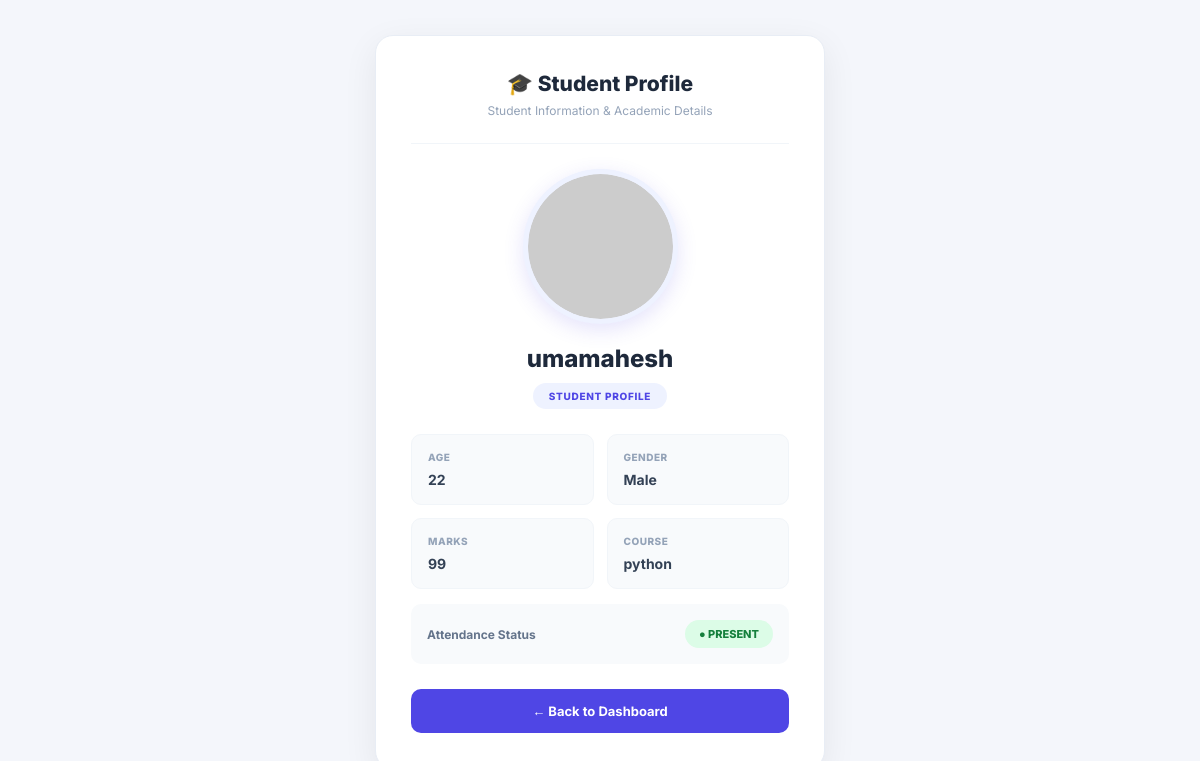
/19, run on the app's committed database.
### tables this page shows
CREATE TABLE student(
            id INTEGER PRIMARY KEY AUTOINCREMENT,
            name TEXT NOT NULL,
            age INTEGER,
            gender TEXT,
            marks INTEGER,
            course TEXT,
            image TEXT,
            status INT
            );

### main.py (the view)
@app.get("/{std_id}")
def single_std_details(req:Request,std_id:int):
    connection = get_connection()
    cursor = connection.cursor()
    query = "select * from student where id = ?"
    cursor.execute(query,(std_id,))
    single_student_details = cursor.fetchone()
    connection.close
    return templates.TemplateResponse(
        request=req,
        name="single_std.html",
        context={
            "std":single_student_details
        }
    )

### templates/single_std.html (shortened to what this page needs)
<!DOCTYPE html>
<html lang="en">
<head>
</head>
<body>
    <div class="main">
        <div class="card">
            <div class="profile-header">
                <h2>🎓 Student Profile</h2>
                <p>Student Information & Academic Details</p>
            </div>
            <div class="profile-image">
                <img src="{{ std[6] }}"
                     alt="{{ std[1] }}'s Profile"
                     onerror="this.src='https://placehold.co/200x200/eef2ff/4f46e5?text=Student'">
            </div>
            <h3>{{ std[1] }}</h3>
            <span class="student-label">
                STUDENT PROFILE
            </span>
            <div class="details">
                <div class="detail-box">
                    <label>Age</label>
                    <p>{{ std[2] }}</p>
                </div>
                <div class="detail-box">
                    <label>Gender</label>
                    <p>{{ std[3] }}</p>
                </div>
                <div class="detail-box">
                    <label>Marks</label>
                    <p>{{ std[4] }}</p>
                </div>
                <div class="detail-box">
                    <label>Course</label>
                    <p>{{ std[5] }}</p>
                </div>
            </div>
            <div class="attendance-box">
                <label>Attendance Status</label>
                {% if std[7] == 1 %}
                <span class="attendance present">
                    ● PRESENT
                </span>
                {% else %}
                <span class="attendance absent">
                    ● ABSENT
                </span>
                {% endif %}
            </div>
            <a href="/" class="home-btn">
                ← Back to Dashboard
            </a>
        </div>
    </div>
</body>
</html>

### templates/single_std.html (style rules this page uses)
* { margin: 0; padding: 0; box-sizing: border-box; font-family: 'Inter', sans-serif; }
body { background: #f4f6fb; min-height: 100vh; color: #1e293b; }
.main { min-height: 100vh; display: flex; justify-content: center; align-items: center; padding: 35px 15px; }
.card { width: 450px; max-width: 100%; background: #ffffff; border-radius: 18px; padding: 35px; text-align: center; border: 1px solid #e8edf5; box-shadow: 0 10px 35px rgba(0,0,0,0.07); transition: 0.3s ease; }
.profile-header { margin-bottom: 25px; padding-bottom: 25px; border-bottom: 1px solid #f1f5f9; }
.profile-header h2 { font-size: 21px; font-weight: 800; color: #1e293b; margin-bottom: 7px; }
.profile-header p { font-size: 12px; color: #94a3b8; }
.profile-image { width: 155px; height: 155px; margin: 0 auto 20px; border-radius: 50%; overflow: hidden; border: 5px solid #eef2ff; box-shadow: 0 6px 20px rgba(79,70,229,0.15); background: #eef2ff; transition: 0.3s; }
.profile-image img { width: 100%; height: 100%; object-fit: cover; object-position: center; display: block; border-radius: 50%; }
.card h3 { font-size: 24px; font-weight: 800; color: #1e293b; margin-bottom: 10px; }
.student-label { display: inline-block; background: #eef2ff; color: #4f46e5; padding: 7px 16px; border-radius: 20px; font-size: 10px; font-weight: 800; letter-spacing: 0.7px; margin-bottom: 25px; }
.details { display: grid; grid-template-columns: 1fr 1fr; gap: 13px; text-align: left; }
.detail-box { background: #f8fafc; padding: 16px; border-radius: 10px; border: 1px solid #f1f5f9; transition: 0.3s; }
.detail-box label { display: block; font-size: 10px; font-weight: 800; color: #94a3b8; margin-bottom: 8px; text-transform: uppercase; letter-spacing: 0.5px; }
.detail-box p { font-size: 14px; font-weight: 700; color: #334155; word-break: break-word; }
.attendance-box { background: #f8fafc; margin-top: 15px; padding: 16px; border-radius: 10px; display: flex; justify-content: space-between; align-items: center; }
.attendance-box label { font-size: 12px; font-weight: 700; color: #64748b; }
.attendance { display: inline-block; padding: 7px 14px; border-radius: 20px; font-size: 11px; font-weight: 800; }
.present { background: #dcfce7; color: #15803d; }
.home-btn { display: block; width: 100%; background: #4f46e5; color: white; border: none; padding: 14px; border-radius: 10px; font-size: 13px; font-weight: 700; text-decoration: none; margin-top: 25px; transition: 0.3s; }

### data on the page
student: name "umamahesh", age "22", gender "Male", marks "99", course "python"
